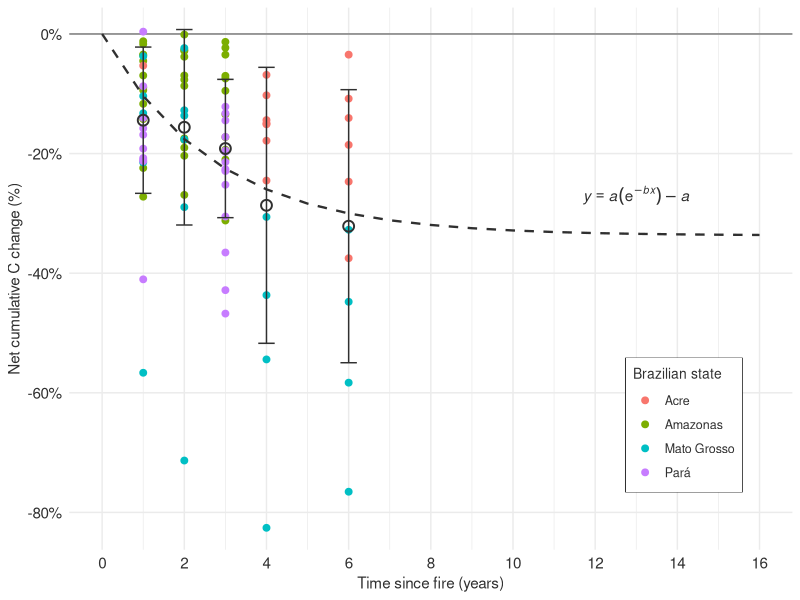
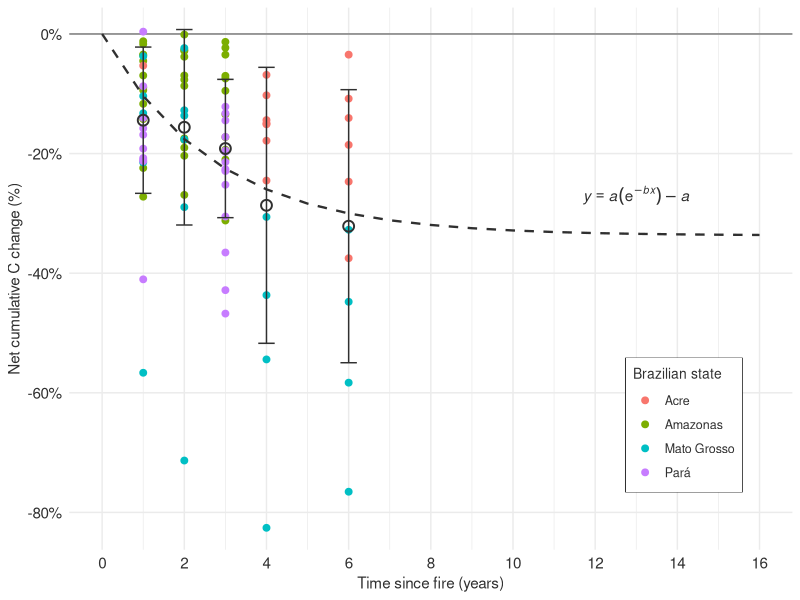

Source code (R) for these figures, in order:

## ============================================================================
## FATE-SEEG Fire manuscript
## Figure 2 – Aboveground Biomass Change Following Fire
##
## Description:
## Processes field inventory data from burned forest plots in the
## Brazilian Amazon to quantify changes in aboveground biomass (AGB)
## as a function of time since fire. Fits the biomass change model and
## generates the visualization used in Figure 2.
##
## Inputs:
## - Plot-level aboveground biomass change data
## - Time-since-fire information for burned forest plots
##
## Outputs:
## - Figure 2 (main text)
## - Fitted AGB change function
## - Summary statistics by time since fire
##
## Author:
## Aline Pontes Lopes
##
## Public repository version.
## ============================================================================


#load packages
library(plyr)
library(viridis)
library(ggplot2)


#load data
agb_ch = read.csv('./Data/AGB_change/agb_change_allplots_corrected.csv')

# remove empty cells
agb_ch = agb_ch[complete.cases(agb_ch),]

# rename corrected AGB change variable
names(agb_ch)[7] = 'CH'  # corrected data

# nonlinear model fitted to observed AGB change
fit_ch<- nls(y ~ a*exp(-b*x)-a , 
               start=list(a=23.5, b=0.3), 
               data = data.frame(x=agb_ch$TSF, y=agb_ch$CH))

summary(fit_ch)
AIC(fit_ch)

#AGB change function
agb_lossF = function (t){
  return((0.33702*exp(-0.36867*t)-0.33702))
} # function with corrected data

# summary statistics by time since fire (TSF)
ch_mean = ddply(agb_ch, c("TSF"), summarise,
                mean = mean(CH),
                sd = sd(CH),
                se = sd(CH)/sqrt(length(CH)),
                ci.up = mean(CH)+(1.96*(sd(CH)/sqrt(length(CH)))),
                ci.low=mean(CH)-(1.96*(sd(CH)/sqrt(length(CH)))))


# Obtaining relative loss rate
rates=agb_lossF(1:30)
AGB_init= c(450, (rep(NA, 30)))
rel_prev=rep(NA, 30)
for(i in 1:length(AGB_init)){
  AGB_init[i+1]=AGB_init[1]+(rates[i]*AGB_init[1])
  
  rel_prev[i] =(AGB_init[i+1]-AGB_init[i])/AGB_init[i]
}


# ggplot

line_df = data.frame(x = 0:16, y=agb_lossF(t=0:16))

nlsTxt <- "italic(y) == italic(a) (e ^ italic(-b*x)) - italic(a)"

p1 = ggplot() +
  geom_hline(yintercept = 0, color = 'gray50') +
  geom_point(data=agb_ch, aes(x=TSF,y=CH,color=State),size=2) +
  annotate("text",x=13,y=-0.27,label=nlsTxt,color='gray19',parse=T) +
  geom_errorbar(data=ch_mean, aes(x=TSF, ymin=mean-sd, ymax=mean+sd), width=.4,color = 'gray19') +
  geom_point(data=ch_mean, aes(x=TSF,y=mean), col='gray19', size=3, shape=21, stroke = 1) +
  geom_line(data=line_df, aes(x=x, y=y), linetype=2,size=0.8,color='gray19') + 
  scale_color_discrete(labels=c('Acre','Amazonas','Mato Grosso','Pará')) +
  scale_x_continuous(limits = c(0,16), breaks = seq(0,16,2)) +
  scale_y_continuous(labels = scales::percent,expand = c(0.02,0.02)) +
  theme_bw() +
  theme(panel.border = element_blank(),
        axis.ticks = element_blank(),
        axis.title = element_text(size = 11, color = 'gray19'),
        panel.grid.minor.y = element_blank(),
        axis.text = element_text(size = 11, color = 'gray19'),
        legend.direction = 'vertical',
        legend.box.background = element_rect(colour = "gray19"),
        legend.text = element_text(size = 9, color = 'gray19'),
        legend.title = element_text(size = 10, color = 'gray19'),
        legend.position = c(0.85,0.23)) +
  labs(y="Net cumulative C change (%)", x='Time since fire (years)',
       color='Brazilian state')

x11(); p1

png("./Figures/Figure2.png", width = 14, height = 10, units = 'cm', res = 300) 
p1
dev.off()
